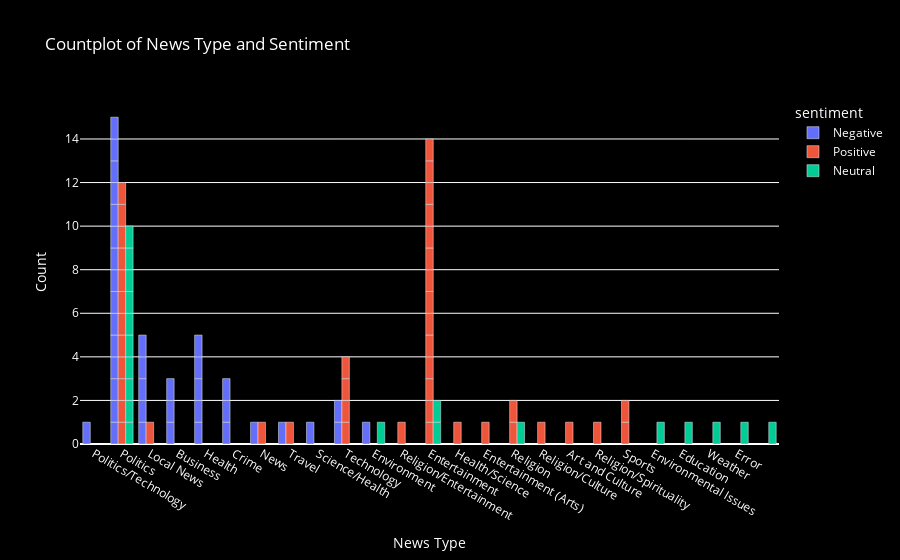

The cell this chart's notebook holds for it:
### Code cell
fig = px.bar(
    df_with_summaries, 
    x='news_type', 
    color='sentiment', 
    title='Countplot of News Type and Sentiment', 
    labels={'news_type': 'News Type', 'count': 'Count'},
    barmode='group'  # Grouped bar chart
)

# Customize layout
fig.update_layout(
    plot_bgcolor='black',
    paper_bgcolor='black',
    font=dict(color='white'),
    title=dict(font=dict(color='white'))
)

fig.show()

### Figure 1 — Plotly figure (JSON) as saved in the notebook; plotly's stock layout.template omitted (floating-point values rounded to 4 significant figures)
{"data": [{"alignmentgroup": "True", "hovertemplate": "sentiment=Negative<br>News Type=%{x}<br>Count=%{y}<extra></extra>", "legendgroup": "Negative", "marker": {"color": "#636efa", "pattern": {"shape": ""}}, "name": "Negative", "offsetgroup": "Negative", "orientation": "v", "showlegend": true, "textposition": "auto", "type": "bar", "x": ["Politics/Technology", "Politics", "Local News", "Business", "Politics", "Health", "Crime", "News", "Local News", "Politics", "Politics", "Politics", "Crime", "Politics", "Health", "Travel", "Politics", "Local News", "Science/Health", "Health", "Politics", "Politics", "Politics", "Health", "Politics", "Technology", "Politics", "Environment", "Local News", "Local News", "Health", "Politics", "Politics", "Politics", "Business", "Business", "Technology", "Crime"], "xaxis": "x", "y": [1, 1, 1, 1, 1, 1, 1, 1, 1, 1, 1, 1, 1, 1, 1, 1, 1, 1, 1, 1, 1, 1, 1, 1, 1, 1, 1, 1, 1, 1, 1, 1, 1, 1, 1, 1, 1, 1], "yaxis": "y"}, {"alignmentgroup": "True", "hovertemplate": "sentiment=Positive<br>News Type=%{x}<br>Count=%{y}<extra></extra>", "legendgroup": "Positive", "marker": {"color": "#EF553B", "pattern": {"shape": ""}}, "name": "Positive", "offsetgroup": "Positive", "orientation": "v", "showlegend": true, "textposition": "auto", "type": "bar", "x": ["Religion/Entertainment", "Entertainment", "Entertainment", "Entertainment", "Politics", "Entertainment", "Entertainment", "Entertainment", "Politics", "Politics", "Politics", "Technology", "Health/Science", "Local News", "Entertainment (Arts)", "Politics", "Politics", "Entertainment", "Technology", "Entertainment", "Politics", "Technology", "Entertainment", "News", "Entertainment", "Entertainment", "Politics", "Travel", "Religion", "Entertainment", "Religion", "Religion/Culture", "Entertainment", "Art and Culture", "Technology", "Politics", "Religion/Spirituality", "Politics", "Sports", "Sports", "Politics", "Entertainment", "Politics"], "xaxis": "x", "y": [1, 1, 1, 1, 1, 1, 1, 1, 1, 1, 1, 1, 1, 1, 1, 1, 1, 1, 1, 1, 1, 1, 1, 1, 1, 1, 1, 1, 1, 1, 1, 1, 1, 1, 1, 1, 1, 1, 1, 1, 1, 1, 1], "yaxis": "y"}, {"alignmentgroup": "True", "hovertemplate": "sentiment=Neutral<br>News Type=%{x}<br>Count=%{y}<extra></extra>", "legendgroup": "Neutral", "marker": {"color": "#00cc96", "pattern": {"shape": ""}}, "name": "Neutral", "offsetgroup": "Neutral", "orientation": "v", "showlegend": true, "textposition": "auto", "type": "bar", "x": ["Environmental Issues", "Politics", "Politics", "Education", "Entertainment", "Politics", "Politics", "Politics", "Entertainment", "Weather", "Politics", "Politics", "Error", "", "Politics", "Religion", "Environment", "Politics", "Politics"], "xaxis": "x", "y": [1, 1, 1, 1, 1, 1, 1, 1, 1, 1, 1, 1, 1, 1, 1, 1, 1, 1, 1], "yaxis": "y"}], "layout": {"barmode": "group", "font": {"color": "white"}, "legend": {"title": {"text": "sentiment"}, "tracegroupgap": 0}, "paper_bgcolor": "black", "plot_bgcolor": "black", "title": {"font": {"color": "white"}, "text": "Countplot of News Type and Sentiment"}, "xaxis": {"anchor": "y", "domain": [0, 1], "title": {"text": "News Type"}}, "yaxis": {"anchor": "x", "domain": [0, 1], "title": {"text": "Count"}}}}
